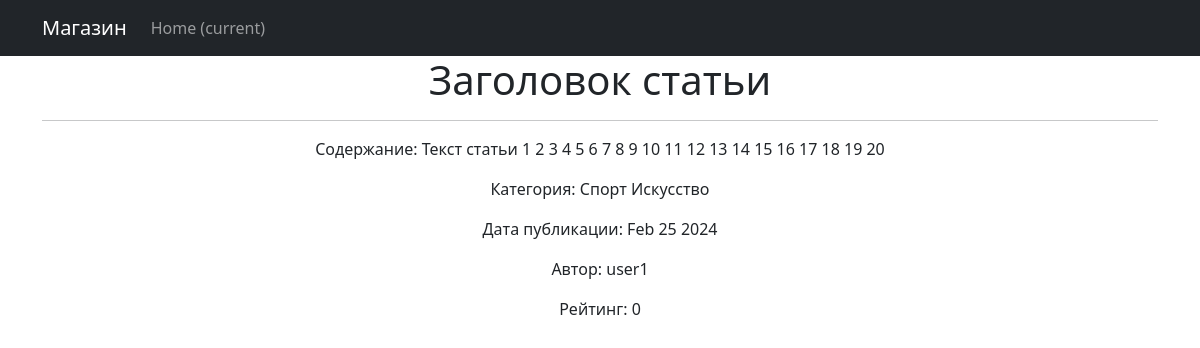
Screenshot of /news/1 with the database file from the repository.
### news/models.py (models this page shows, shortened)
class Post(models.Model):
    article = 'ARTICLE'
    news = 'NEWS'
    POST_TYPES = [
        (article, 'Статья'),
        (news, 'Новость')
    ]
    author = models.ForeignKey(Author, on_delete=models.CASCADE)
    type = models.CharField(max_length=255, choices=POST_TYPES, default=article)
    publication_time = models.DateTimeField(auto_now_add=True)
    category = models.ManyToManyField(Category, through='PostCategory')
    heading = models.CharField(max_length=255)
    text = models.TextField()
    rating = models.IntegerField(default=0)

class Category(models.Model):
    category_name = models.CharField(max_length=255, unique=True)

class Author(models.Model):
    user = models.OneToOneField(User, on_delete=models.CASCADE, primary_key=True)
    rating = models.IntegerField(default=0)
    def __str__(self):
        return self.user.username

### news/views.py (the view)
# urls.py: path('<int:pk>', PostDetail.as_view()),
class PostDetail(DetailView):
    model = Post
    template_name = 'post.html'
    context_object_name = 'post'

### templates/post.html (shortened to what this page needs)
{% extends 'flatpages/default.html' %}
{% block content %}
<h1>{{ post.heading }}</h1>
<hr>
<p>Содержание: {{post.text}}</p>
<p>Категория: {% for category in post.category.all %}
                   {{ category.category_name }}
                    {% endfor %}
</p>
<p>Дата публикации: {{ post.publication_time|date:'M d Y'}}</p>
<p>Автор: {{ post.author }}</p>
<p>Рейтинг: {{ post.rating }}</p>
{% endblock content %}

### rows the page displays
Post: heading "Заголовок статьи", text "Текст статьи 1 2 3 4 5 6 7 8 9 10 11 12 13 14 15 16 17 18 19 20", publication_time "Feb 25 2024", author "user1", rating "0"
Category: category_name "Спорт"
Category: category_name "Искусство"
